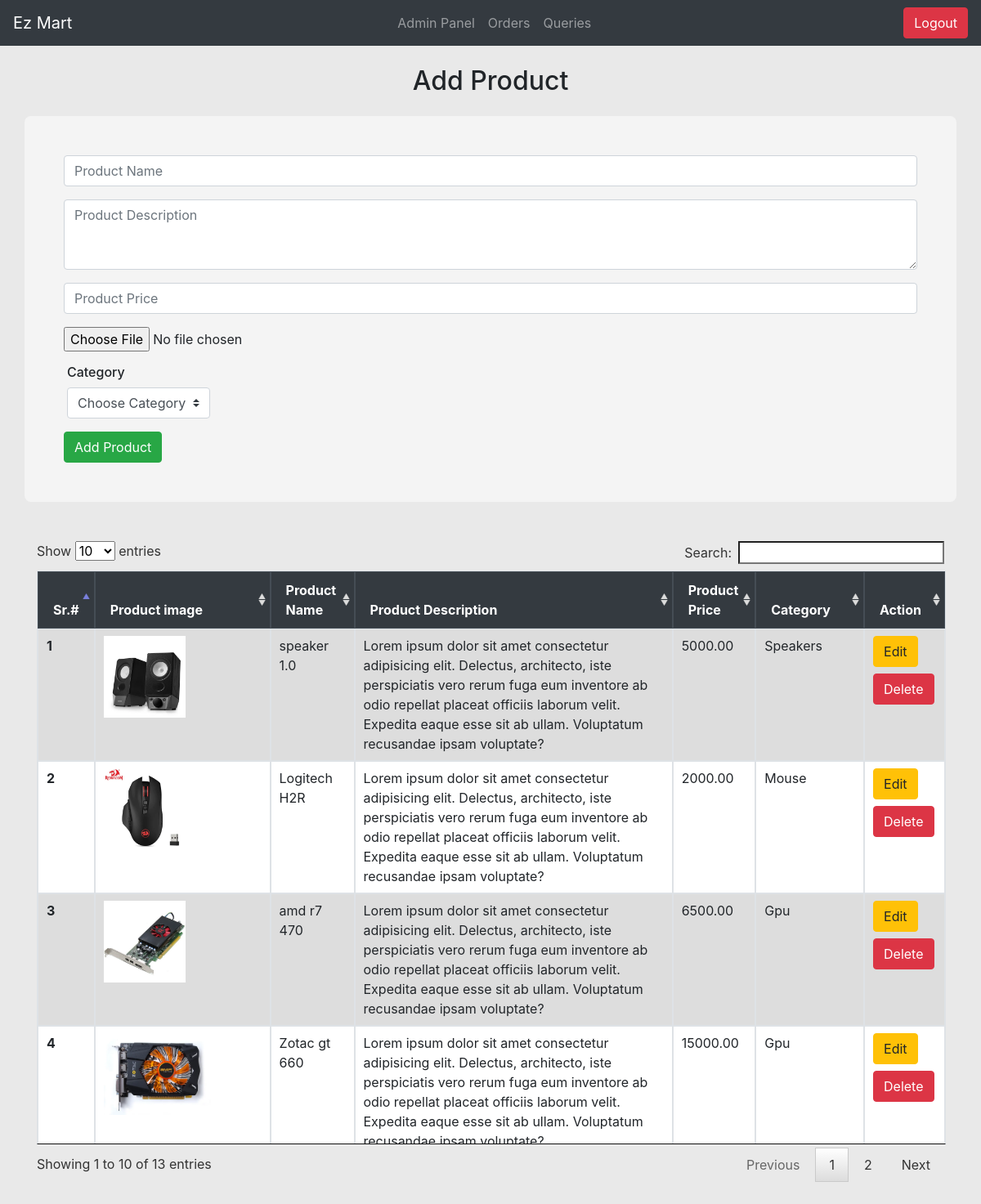
Page /ezmart/admin/admin.php?adminlogin=TRUE (signed in) on the committed database.
### tables this page shows
CREATE TABLE `products` (
  `product_id` int(11) NOT NULL,
  `product_image` varchar(100) NOT NULL,
  `product_name` varchar(40) NOT NULL,
  `product_description` text NOT NULL,
  `price` decimal(10,2) NOT NULL,
  `foreign_category_name` varchar(30) NOT NULL,
  `time` datetime NOT NULL DEFAULT current_timestamp()
);

### ezmart/admin/admin.php (the view, shortened to what this page needs)
<?php
include '../utilities/_dbconnection.php';
?>
<!DOCTYPE html>
<html lang="en">
<head>
    <link rel="stylesheet" href="../css/bootstrap.min.css">
    <link rel="stylesheet" href="../css/jquery.dataTables.min.css">
    <link rel="stylesheet" href="../css/style.css">
</head>
<body>
    <nav class="navbar navbar-expand-lg navbar-dark bg-dark justify-content-between">
        <a class="navbar-brand" href="#">Ez Mart</a>
        <ul class="navbar-nav">
            <li class="nav-item">
                <a class="nav-link" href="/ezmart/admin/admin.php">Admin Panel<span class="sr-only">(current)</span></a>
            </li>
            <li class="nav-item">
                <a class="nav-link" href="view_orders.php">Orders</a>
            </li>
            <li class="nav-item">
                <a class="nav-link" href="queries.php">Queries</a>
            </li>
        </ul>
        <div class="form-inline">
            <a href="admin_logout.php" class="btn btn-danger">Logout</a>
        </div>
    </nav>
    <h2 class="text-center my-4">Add Product </h2>
    <div class="container product-panel p-5">
        <form action="" method="POST" enctype="multipart/form-data">
            <div class="form-row">
                <div class="form-group col-md-12">
                    <input type="text"  name="product_name" id="inputproduct_name" class="form-control"
                        placeholder="Product Name">
                </div>
            </div>
            <div class="form-group">
                <textarea class="form-control" name="product_description" id="inputproduct_description" cols="30"
                    rows="3" placeholder="Product Description"></textarea>
            </div>
            <div class="form-row">
                <div class="form-group col-md-12">
                    <input type="number" maxlength="15" name="product_price" id="inputproduct_price" class="form-control"
                        placeholder="Product Price">
                </div>
            </div>
            <div class="form-group">
                <input type="file" name="product_image" id="product_image">
            </div>
            <div class="form-row ml-1">
                <div class="form-group">
                    <h6>Category</h6>
                    <select id="inputState" class="custom-select" name="product_category">
                        <option disabled selected>Choose Category</option>
                    </select>
                </div>
            </div>
            <button type="submit" class="btn btn-success" name="submitted">Add Product</button>
        </form>
    </div>
    <div class="container mt-5">
        <table id="myTable" class="table table-responsive table-striped table-bordered" style="width:100%">
            <thead class="thead-dark">
                <tr>
                    <th scope="col">Sr.#</th>
                    <th scope="col">Product image</th>
                    <th scope="col">Product Name</th>
                    <th scope="col">Product Description</th>
                    <th scope="col">Product Price</th>
                    <th scope="col">Category</th>
                    <th scope="col">Action</th>
                </tr>
            </thead>
            <tbody>
                <?php
              $sql2="SELECT * FROM `products`";
              $result2=mysqli_query($conn,$sql2);
              $sno=0;
              while ($row=mysqli_fetch_assoc($result2)) {
                $sno=$sno+1;
                $rpid=$row['product_id'];
                $rpimage=$row['product_image'];
                $rpname=$row['product_name'];
                $rpprice=$row['price'];
                $rpdescription=$row['product_description'];
                $rpcategory=$row['foreign_category_name'];
                echo'
                    <tr>
                      <th scope="row">'.$sno.'</th>
                      <td><img class="rpimage" src='.$rpimage.' alt="pimage"></td>
                      <td>'.$rpname.'</td>
                      <td>'.$rpdescription.'</td>
                      <td>'.$rpprice.'</td>
                      <td>'.$rpcategory.'</td>
                      <td><button class="edit btn btn-warning mb-2" id='.$rpid.'>Edit</button><button class="delete btn btn-danger" id='.$rpid.' name="delete">Delete</button></td>
                    </tr>
                    ';
              }
              ?>
            </tbody>
        </table>
    </div>
</body>
</html>

### ezmart/css/style.css (style rules this page uses)
* { margin: 0px; padding: 0px; }
html { height: 100%; box-sizing: border-box; scroll-behavior: smooth; }
body { background-color: #e9e9e9; min-height: 100%; position: relative; top: 0px; padding-bottom: 20rem; box-sizing: inherit; overflow-x: hidden; }
.product-panel { background-color:#ffffff80; border-radius: 8px; }
.rpimage { height: 100px; }
#myTable { overflow-y: scroll; height: 700px; }

### rows in the picture
products: product_image (picture), product_name "speaker 1.0", product_description "Lorem ipsum dolor sit amet consectetur adipisicing elit. Delectus, architecto, iste perspiciatis vero rerum fuga eum inventore ab odio repellat placeat officiis laborum velit. Expedita eaque esse sit ab ullam. Voluptatum recusandae ipsam voluptate?", price "5000.00", foreign_category_name "Speakers"
products: product_image (picture), product_name "Logitech H2R", product_description "Lorem ipsum dolor sit amet consectetur adipisicing elit. Delectus, architecto, iste perspiciatis vero rerum fuga eum inventore ab odio repellat placeat officiis laborum velit. Expedita eaque esse sit ab ullam. Voluptatum recusandae ipsam voluptate?", price "2000.00", foreign_category_name "Mouse"
products: product_image (picture), product_name "amd r7 470", product_description "Lorem ipsum dolor sit amet consectetur adipisicing elit. Delectus, architecto, iste perspiciatis vero rerum fuga eum inventore ab odio repellat placeat officiis laborum velit. Expedita eaque esse sit ab ullam. Voluptatum recusandae ipsam voluptate?", price "6500.00", foreign_category_name "Gpu"
products: product_image (picture), product_name "Zotac gt 660", product_description "Lorem ipsum dolor sit amet consectetur adipisicing elit. Delectus, architecto, iste perspiciatis vero rerum fuga eum inventore ab odio repellat placeat officiis laborum velit. Expedita eaque esse sit ab ullam. Voluptatum…", price "15000.00", foreign_category_name "Gpu"
